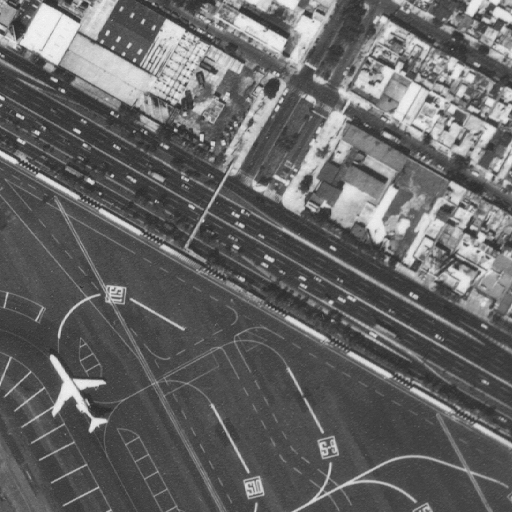
%> input picture Aeropuerto.jpg, 512 x 512 px
$ octave proyecto2_proba_aeropuerto.m   (GNU Octave 9; MATLAB toolbox functions it lacks are replaced by stand-ins)
%> lines starting %> are read from the running program, lines starting %| are printed output that depends on the picture
clc; close all;

% --- Cargar imagen ---
I = imread('Aeropuerto.jpg');  % Imagen en escala de grises
%> I is the input picture: size 512x512 uint8; min 40, max 246, mean 100.8
x = 0:255;                    % Rango de niveles de intensidad

histogram(I)
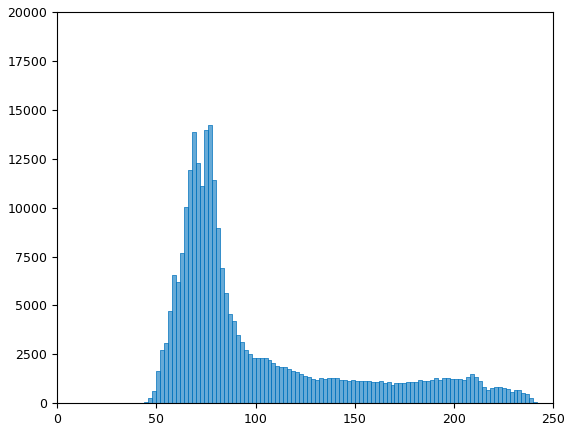
%> figure redrawn from the program's plot data; tallest bar 14223 high, from x = 76 to 78

% --- Definir 2 ventanas representativas ---
%ventana1 = [1780 938 30 30];  % Región clase 1
ventana1 = [348 403 30 30];
ventana2 = [421 173 30 30];   % Región clase 2
ventana3 = [86 53 30 30];
ventana4 = [36 23 30 30];

region1 = imcrop(I, ventana1);
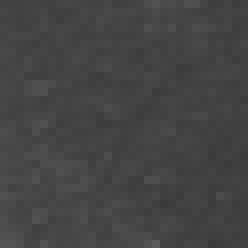
%> region1: size 31x31 uint8 (shown 8 times larger); min 57, max 91, mean 68.2
region2 = imcrop(I, ventana2);
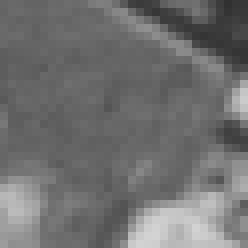
%> region2: size 31x31 uint8 (shown 8 times larger); min 49, max 211, mean 112.3
region3 = imcrop(I, ventana3);
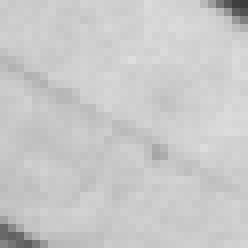
%> region3: size 31x31 uint8 (shown 8 times larger); min 60, max 222, mean 201
region4 = imcrop(I, ventana4);
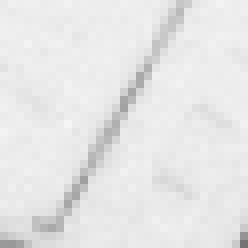
%> region4: size 31x31 uint8 (shown 8 times larger); min 115, max 245, mean 230.5

%figure; imshow(region1);
%figure; imshow(region2);
%figure; imshow(region3);
%figure; imshow(region4);

% --- Calcular medias y parámetro de dispersión ---
media1 = mean(region1(:));
%> media1 = 68.25
%media1 = 72;
media2 = mean(region2(:));
%> media2 = 112.3
%media2 = 105;
media3 = mean(region3(:));
%> media3 = 201
%media3 =207;
media4 = mean(region4(:));
%> media4 = 230.5
%media4 = 231;
s1 = abs(media2 - media1);
%> s1 = 44.09
s2 = abs(media3 - media2);
%> s2 = 88.65
s3 = abs(media4 - media3);
%> s3 = 29.47

% --- Funciones condicionales ---
function y = clase1(x,mi,s1)
%> called with mi = 68.25, s1 = 44.09
    %Tramo 1: 0 <= x < mi+s/4  -> y = 1
    ch1 = x >= 0 & x <  mi+s1/4;
%> ch1 = 256 logical values, 80 true
    y(ch1) = 1;

    % Tramo 2: mi+s/4 <= x <= mi+s/2+s/4 -> y = -2/s * x + b
    ch2 = x >= mi+s1/4 & x <= mi+s1/2+s1/4;
%> ch2 = 256 logical values, 22 true
    b = 1.5 + 2*mi./s1; %Obtenido de ecuaciones igualadas en valores conocidos de y (0 1)
%> b = 4.6
    y(ch2) = -2 .* x(ch2) ./s1 + b;

    %Tramo 3: x > mi+s/4+s/2 -> y = 0
    ch3 = x > mi+s1/4+s1/2;
%> ch3 = 256 logical values, 154 true
    y(ch3) = 0;
end

function y = clase_n(x,mi,si, sii)
    syms b_pre b_pre1  % <-- declara los símbolos

    %Tramo 1: x < mi-si/4-si/2  -> y = 0
    ch1 = x < mi-si/4-si/2;
    y(ch1) = 0;

    %Tramo 2: mi-si/4-si/2 <= x < mi-si/4 -> y = 2/si * x + b
    ch2 = x >= mi-si/4-si/2 & x < mi-si/4;

    eq1 = 0 == 2 * (mi-si/4-si/2) /si + b_pre;
    b = solve(eq1,b_pre);

    y(ch2) = 2 .* x(ch2) ./si + b;

    %Tramo 3: mi-si/4 <= x < mi+sii/4  -> y = 1
    ch3 = x >= mi-si/4 & x < mi+sii/4;
    y(ch3) = 1;

    % Tramo 4: mi+sii/4 <= x <= mi+sii/2+sii/4 -> y = -2/sii * x +b
    ch4 = x >= mi+sii/4 & x <= mi+sii/2+sii/4;

    eq2 = 0 == - 2 * (mi+sii/2+sii/4) /sii + b_pre1;
    b1 = solve(eq2,b_pre1);

    y(ch4) = - 2 .* x(ch4) ./sii + b1;

    %Tramo 5: x > mi+sii/4+sii/2 -> y = 0
    ch5 = x > mi+sii/2+sii/4;
    y(ch5) = 0;

end

% [18 lines left out: function clasefin, not called in this run]


% --- Evaluar funciones condicionales ---
pX_W1 = clase1(x, media1, s1);
%> pX_W1 = 256 values, max 1 at index 1, min 0 at index 103, mean 0.355
pX_W2 = clase_n(x, media2, s1, s2);
%> (the run ends here)
